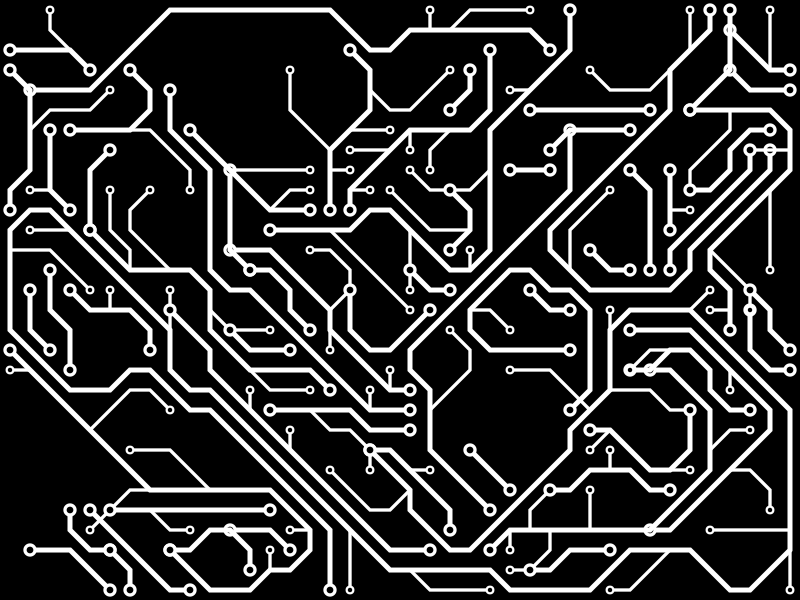
#> input picture circuit.png, 800 x 600 px; the run also reads 1 picture not shown here
$ python svg_functions.py
#> lines starting #> are read from the running program, lines starting #| are printed output that depends on the picture; after the words box and inside, x2 and y2 are one past the last pixel; in counts of white or black regions, pixels touching at a corner belong together
import xml.etree.ElementTree as ET
import svgwrite
from PIL import Image, ImageDraw
import cv2


def concatenate_svg_paths(input_file, output_file):
    # Register namespaces to prevent 'ns0:' prefixing
    ET.register_namespace('', "http://www.w3.org/2000/svg")

    tree = ET.parse(input_file)
    root = tree.getroot()

    # Extract and join all 'd' string values separated by a space
    all_d_attributes = []
    paths_to_remove = []

    for path in root.findall('.//{http://www.w3.org/2000/svg}path'):
        print(path)
        if 'd' in path.attrib:
            all_d_attributes.append(path.attrib['d'])
            paths_to_remove.append(path)

    if not all_d_attributes:
        print("No paths found.")
        return

    # Create a brand new combined path element
    combined_d = " ".join(all_d_attributes)
    new_path = ET.Element('{http://www.w3.org/2000/svg}path', d=combined_d, fill="none", stroke="black")

    # Clean old paths and inject the new joined path
    for old_path in paths_to_remove:
        # Assumes paths sit directly or indirectly under root;
        # a safer route finds their immediate parents if nested deeply.
        root.remove(old_path)

    root.append(new_path)
    tree.write(output_file)

def add_alpha_mask(input_png, mask_png, output_png):

#> called with input_png = 'circuit.png', mask_png = 'fish.png', output_png = 'test.png'
    mask_im = cv2.imread(mask_png, cv2.IMREAD_UNCHANGED)
    background = cv2.imread(input_png)
#> background is the input picture: shape (600, 800, 3); min 0, max 255, mean 46.8

    mask_im = cv2.resize(mask_im, (500, 500))
#> mask_im: shape (500, 500, 4)
    background = cv2.resize(mask_im, (500, 500))

    _, mask = cv2.threshold(mask_im[:, :, 3], 0, 255, cv2.THRESH_BINARY)
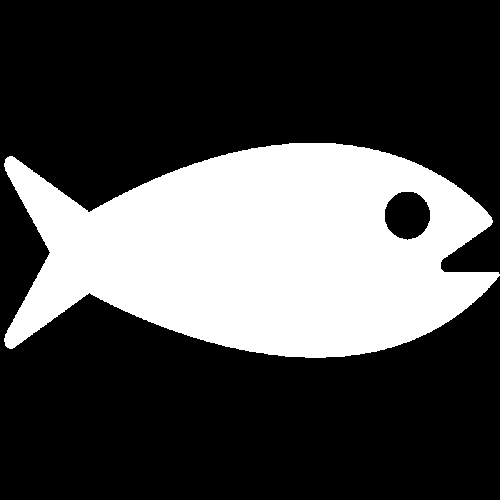
#> mask: shape (500, 500); 29.5% white; 1 white region, box (x1, y1, x2, y2) and area: (4, 143, 500, 358) 73626
    cv2.imwrite("mask.png", mask)

#> (the run stopped early here; a loop or call above may not have finished)
